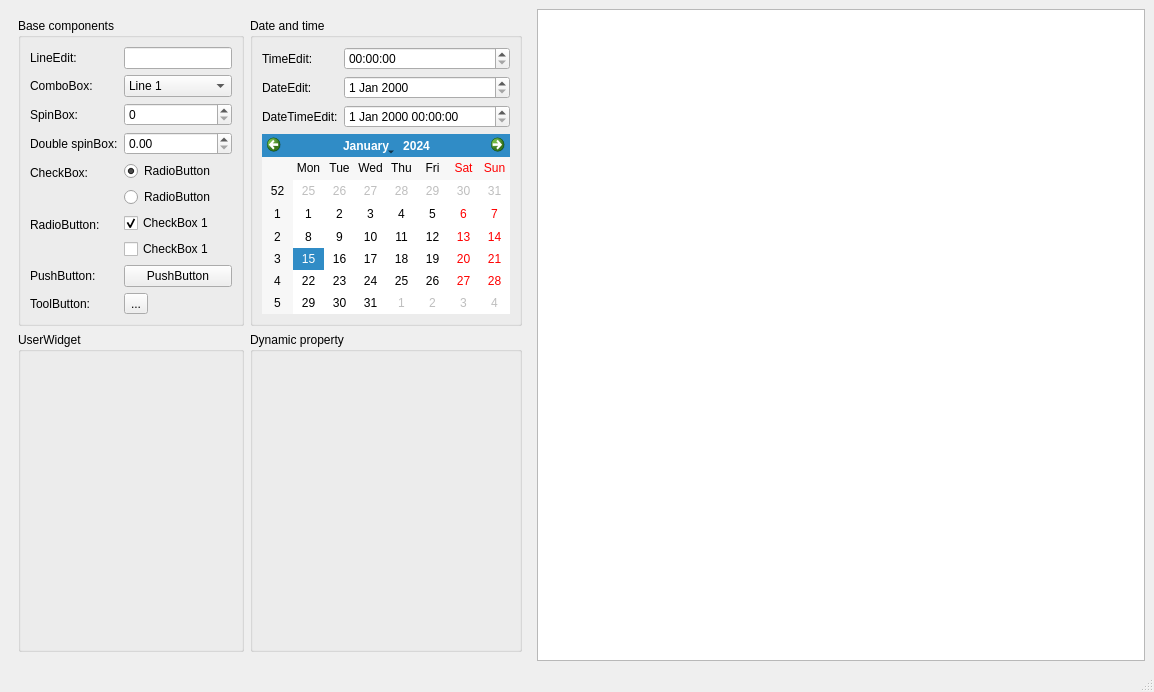
<?xml version="1.0" encoding="UTF-8"?>
<ui version="4.0">
 <class>ExampleMainWindow</class>
 <widget class="QMainWindow" name="ExampleMainWindow">
  <property name="geometry">
   <rect>
    <x>0</x>
    <y>0</y>
    <width>1154</width>
    <height>692</height>
   </rect>
  </property>
  <property name="windowTitle">
   <string>QStyleLoader example</string>
  </property>
  <widget class="QWidget" name="centralwidget">
   <layout class="QHBoxLayout" name="horizontalLayout" stretch="0,10">
    <item>
     <widget class="QWidget" name="content" native="true">
      <property name="minimumSize">
       <size>
        <width>500</width>
        <height>0</height>
       </size>
      </property>
      <layout class="QGridLayout" name="gridLayout_2" rowstretch="0,0,10">
       <item row="0" column="1">
        <widget class="QGroupBox" name="groupBox_2">
         <property name="title">
          <string>Date and time</string>
         </property>
         <layout class="QFormLayout" name="formLayout_2">
          <item row="0" column="0">
           <widget class="QLabel" name="label_5">
            <property name="text">
             <string>TimeEdit:</string>
            </property>
           </widget>
          </item>
          <item row="1" column="0">
           <widget class="QLabel" name="label_6">
            <property name="text">
             <string>DateEdit:</string>
            </property>
           </widget>
          </item>
          <item row="2" column="0">
           <widget class="QLabel" name="label_7">
            <property name="text">
             <string>DateTimeEdit:</string>
            </property>
           </widget>
          </item>
          <item row="0" column="1">
           <widget class="QTimeEdit" name="timeEdit"/>
          </item>
          <item row="1" column="1">
           <widget class="QDateEdit" name="dateEdit"/>
          </item>
          <item row="2" column="1">
           <widget class="QDateTimeEdit" name="dateTimeEdit"/>
          </item>
          <item row="3" column="0" colspan="2">
           <widget class="QCalendarWidget" name="calendarWidget"/>
          </item>
         </layout>
        </widget>
       </item>
       <item row="0" column="0">
        <widget class="QGroupBox" name="baseBox">
         <property name="title">
          <string>Base components</string>
         </property>
         <layout class="QFormLayout" name="formLayout">
          <item row="0" column="0">
           <widget class="QLabel" name="label">
            <property name="text">
             <string>LineEdit:</string>
            </property>
           </widget>
          </item>
          <item row="0" column="1">
           <widget class="QLineEdit" name="lineEdit"/>
          </item>
          <item row="1" column="0">
           <widget class="QLabel" name="label_2">
            <property name="text">
             <string>ComboBox:</string>
            </property>
           </widget>
          </item>
          <item row="1" column="1">
           <widget class="QComboBox" name="comboBox">
            <item>
             <property name="text">
              <string>Line 1</string>
             </property>
            </item>
            <item>
             <property name="text">
              <string>Line 2</string>
             </property>
            </item>
            <item>
             <property name="text">
              <string>Line 3</string>
             </property>
            </item>
            <item>
             <property name="text">
              <string>Line 4</string>
             </property>
            </item>
            <item>
             <property name="text">
              <string>Line 5</string>
             </property>
            </item>
           </widget>
          </item>
          <item row="2" column="0">
           <widget class="QLabel" name="label_3">
            <property name="text">
             <string>SpinBox:</string>
            </property>
           </widget>
          </item>
          <item row="3" column="0">
           <widget class="QLabel" name="label_4">
            <property name="text">
             <string>Double spinBox:</string>
            </property>
           </widget>
          </item>
          <item row="2" column="1">
           <widget class="QSpinBox" name="spinBox"/>
          </item>
          <item row="3" column="1">
           <widget class="QDoubleSpinBox" name="doubleSpinBox"/>
          </item>
          <item row="4" column="0">
           <widget class="QLabel" name="label_9">
            <property name="text">
             <string>CheckBox:</string>
            </property>
           </widget>
          </item>
          <item row="5" column="0">
           <widget class="QLabel" name="label_10">
            <property name="text">
             <string>RadioButton:</string>
            </property>
           </widget>
          </item>
          <item row="4" column="1">
           <layout class="QVBoxLayout" name="verticalLayout">
            <item>
             <widget class="QRadioButton" name="radioButton_1">
              <property name="text">
               <string>RadioButton</string>
              </property>
              <property name="checked">
               <bool>true</bool>
              </property>
             </widget>
            </item>
            <item>
             <widget class="QRadioButton" name="radioButton_2">
              <property name="text">
               <string>RadioButton</string>
              </property>
             </widget>
            </item>
           </layout>
          </item>
          <item row="5" column="1">
           <layout class="QVBoxLayout" name="verticalLayout_2">
            <item>
             <widget class="QCheckBox" name="checkBox_1">
              <property name="text">
               <string>CheckBox 1</string>
              </property>
              <property name="checked">
               <bool>true</bool>
              </property>
             </widget>
            </item>
            <item>
             <widget class="QCheckBox" name="checkBox_2">
              <property name="text">
               <string>CheckBox 1</string>
              </property>
             </widget>
            </item>
           </layout>
          </item>
          <item row="6" column="0">
           <widget class="QLabel" name="label_11">
            <property name="text">
             <string>PushButton:</string>
            </property>
           </widget>
          </item>
          <item row="6" column="1">
           <widget class="QPushButton" name="pushButton">
            <property name="text">
             <string>PushButton</string>
            </property>
           </widget>
          </item>
          <item row="7" column="0">
           <widget class="QLabel" name="label_8">
            <property name="text">
             <string>ToolButton:</string>
            </property>
           </widget>
          </item>
          <item row="7" column="1">
           <widget class="QToolButton" name="toolButton">
            <property name="text">
             <string>...</string>
            </property>
           </widget>
          </item>
         </layout>
        </widget>
       </item>
       <item row="2" column="0">
        <widget class="QGroupBox" name="groupBox_3">
         <property name="title">
          <string>UserWidget</string>
         </property>
         <layout class="QVBoxLayout" name="verticalLayout_3">
          <property name="leftMargin">
           <number>0</number>
          </property>
          <property name="topMargin">
           <number>0</number>
          </property>
          <property name="rightMargin">
           <number>0</number>
          </property>
          <property name="bottomMargin">
           <number>0</number>
          </property>
          <item>
           <widget class="UserWidget" name="userWidget" native="true"/>
          </item>
         </layout>
        </widget>
       </item>
       <item row="2" column="1">
        <widget class="QGroupBox" name="dynamicBox">
         <property name="title">
          <string>Dynamic property</string>
         </property>
         <layout class="QHBoxLayout" name="horizontalLayout_2">
          <property name="leftMargin">
           <number>0</number>
          </property>
          <property name="topMargin">
           <number>0</number>
          </property>
          <property name="rightMargin">
           <number>0</number>
          </property>
          <property name="bottomMargin">
           <number>0</number>
          </property>
          <item>
           <layout class="QGridLayout" name="dynamicLay"/>
          </item>
         </layout>
        </widget>
       </item>
      </layout>
     </widget>
    </item>
    <item>
     <widget class="QPlainTextEdit" name="style"/>
    </item>
   </layout>
  </widget>
  <widget class="QMenuBar" name="menubar">
   <property name="geometry">
    <rect>
     <x>0</x>
     <y>0</y>
     <width>1154</width>
     <height>25</height>
    </rect>
   </property>
  </widget>
  <widget class="QStatusBar" name="statusbar"/>
 </widget>
 <customwidgets>
  <customwidget>
   <class>UserWidget</class>
   <extends>QWidget</extends>
   <header>user_widget.h</header>
   <container>1</container>
  </customwidget>
 </customwidgets>
 <resources/>
 <connections/>
</ui>
